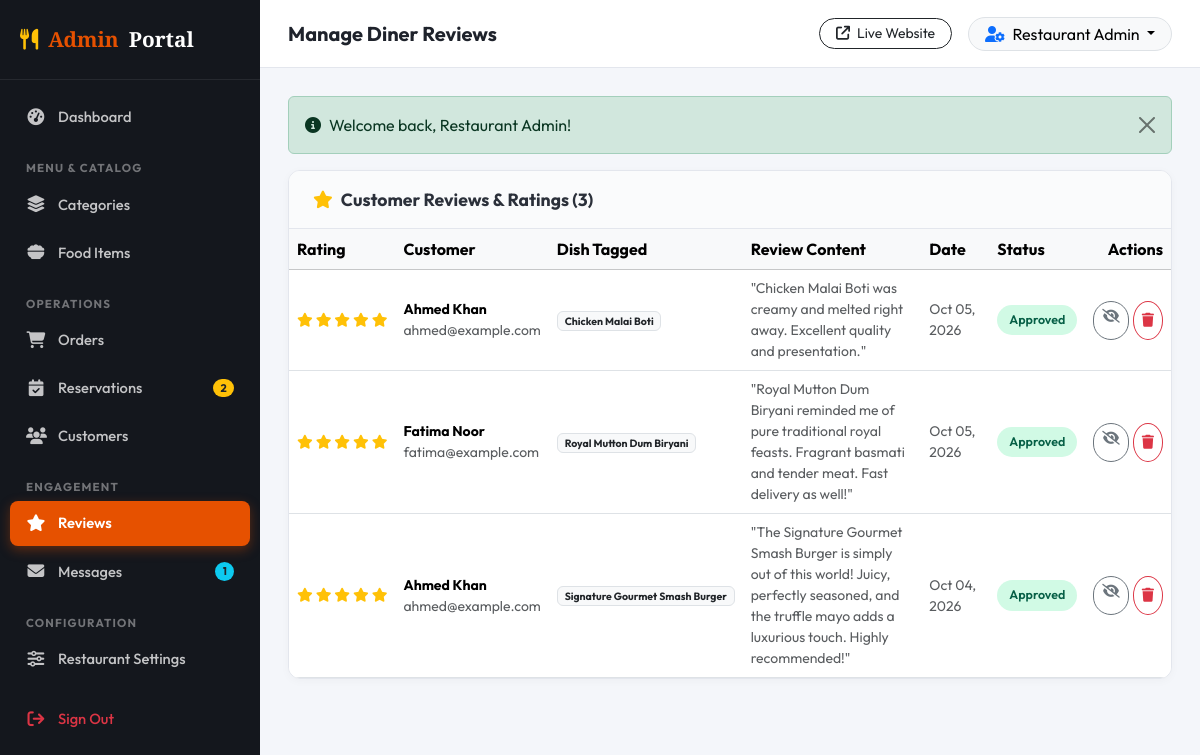
Screenshot of /admin/reviews.php (signed in) with the database file from the repository.
### tables this page shows
CREATE TABLE `reviews` (
  `id` int(11) NOT NULL,
  `user_id` int(11) NOT NULL,
  `food_id` int(11) DEFAULT NULL,
  `rating` int(11) NOT NULL DEFAULT 5,
  `review` text NOT NULL,
  `status` enum('pending','approved','hidden') NOT NULL DEFAULT 'approved',
  `created_at` timestamp NOT NULL DEFAULT current_timestamp()
);

CREATE TABLE `users` (
  `id` int(11) NOT NULL,
  `name` varchar(100) NOT NULL,
  `email` varchar(150) NOT NULL,
  `phone` varchar(30) DEFAULT NULL,
  `password` varchar(255) NOT NULL,
  `address` text DEFAULT NULL,
  `role` enum('customer','admin') NOT NULL DEFAULT 'customer',
  `status` enum('active','inactive') NOT NULL DEFAULT 'active',
  `created_at` timestamp NOT NULL DEFAULT current_timestamp()
);

CREATE TABLE `foods` (
  `id` int(11) NOT NULL,
  `category_id` int(11) NOT NULL,
  `name` varchar(150) NOT NULL,
  `description` text DEFAULT NULL,
  `ingredients` text DEFAULT NULL,
  `price` decimal(10,2) NOT NULL DEFAULT 0.00,
  `image` varchar(255) DEFAULT NULL,
  `rating` decimal(3,1) NOT NULL DEFAULT 4.5,
  `is_featured` tinyint(1) NOT NULL DEFAULT 0,
  `is_popular` tinyint(1) NOT NULL DEFAULT 0,
  `is_special` tinyint(1) NOT NULL DEFAULT 0,
  `status` enum('active','inactive') NOT NULL DEFAULT 'active',
  `created_at` timestamp NOT NULL DEFAULT current_timestamp()
);

### admin/reviews.php (the view, shortened to what this page needs)
<?php
require_once __DIR__ . '/../config/config.php';
require_once __DIR__ . '/../includes/admin_auth.php';
$reviews = $pdo->query("SELECT r.*, u.name AS user_name, u.email AS user_email, f.name AS food_name
                        FROM reviews r
                        JOIN users u ON r.user_id = u.id
                        LEFT JOIN foods f ON r.food_id = f.id
                        ORDER BY r.id DESC")->fetchAll();
include __DIR__ . '/header.php';
?>
<div class="admin-card">
  <div class="admin-card-header">
    <h6 class="admin-card-title"><i class="fa-solid fa-star text-warning me-2"></i>Customer Reviews &amp; Ratings (<?= count($reviews) ?>)</h6>
  </div>
  <div class="table-responsive">
    <table class="table align-middle mb-0">
      <thead class="table-light">
        <tr>
          <th>Rating</th>
          <th>Customer</th>
          <th>Dish Tagged</th>
          <th>Review Content</th>
          <th>Date</th>
          <th>Status</th>
          <th class="text-end">Actions</th>
        </tr>
      </thead>
      <tbody>
        <?php if (!empty($reviews)): ?>
          <?php foreach ($reviews as $rev): ?>
            <tr>
              <td>
                <div class="text-warning small text-nowrap">
                  <?php for ($s = 1; $s <= 5; $s++): ?>
                    <i class="fa-<?= ($s <= $rev['rating']) ? 'solid' : 'regular' ?> fa-star"></i>
                  <?php endfor; ?>
                </div>
              </td>
              <td>
                <div class="fw-bold small"><?= htmlspecialchars($rev['user_name']) ?></div>
                <div class="small text-muted"><?= htmlspecialchars($rev['user_email']) ?></div>
              </td>
              <td class="small">
                <?= !empty($rev['food_name']) ? '<span class="badge bg-light text-dark border">' . htmlspecialchars($rev['food_name']) . '</span>' : '<span class="text-muted">General</span>' ?>
              </td>
              <td class="small text-muted" style="max-width: 300px;">
                "<?= htmlspecialchars($rev['review']) ?>"
              </td>
              <td class="small text-muted"><?= date('M d, Y', strtotime($rev['created_at'])) ?></td>
              <td>
                <span class="badge-status <?= ($rev['status'] === 'approved') ? 'badge-delivered' : (($rev['status'] === 'hidden') ? 'badge-inactive' : 'badge-pending') ?>">
                  <?= $rev['status'] ?>
                </span>
              </td>
              <td class="text-end">
                <div class="d-flex justify-content-end gap-1">
                  <?php if ($rev['status'] !== 'hidden'): ?>
                    <a href="<?= BASE_URL ?>admin/reviews.php?action=hide&id=<?= $rev['id'] ?>" class="btn btn-sm btn-outline-secondary rounded-pill px-2 py-1" title="Hide">
                      <i class="fa-solid fa-eye-slash"></i>
                    </a>
                  <?php endif; ?>
                  <a href="<?= BASE_URL ?>admin/reviews.php?action=delete&id=<?= $rev['id'] ?>" class="btn btn-sm btn-outline-danger rounded-circle p-2" title="Delete" onclick="return confirm('Delete review?');">
                    <i class="fa-solid fa-trash"></i>
                  </a>
                </div>
              </td>
            </tr>
          <?php endforeach; ?>
        <?php else: ?>
          <tr><td colspan="7" class="text-center py-4 text-muted">No reviews submitted yet.</td></tr>
        <?php endif; ?>
      </tbody>
    </table>
  </div>
</div>
<?php include __DIR__ . '/footer.php'; ?>

### assets/css/admin.css (style rules this page uses)
:root { --admin-sidebar-bg: #14171d; --admin-sidebar-hover: #1e222b; --admin-sidebar-active: #e65100; --admin-topbar-bg: #ffffff; --admin-body-bg: #f4f6fa; --admin-card-bg: #ffffff; --admin-border: #e3e6ed; --admin-text-main: #2b303a; --admin-text-muted: #798291; --admin-primary: #e65100; --admin-success: #10b981; --admin-warning: #f59e0b; --admin-danger: #ef4444; --admin-info: #3b82f6; --admin-radius: 12px; }
body.admin-body { font-family: 'Outfit', sans-serif; background-color: var(--admin-body-bg); color: var(--admin-text-main); margin: 0; padding: 0; display: flex; min-height: 100vh; }
.admin-card { background: #fff; border-radius: var(--admin-radius); border: 1px solid var(--admin-border); box-shadow: 0 2px 10px rgba(0,0,0,0.03); margin-bottom: 24px; overflow: hidden; }
.admin-card-header { padding: 18px 24px; border-bottom: 1px solid var(--admin-border); display: flex; align-items: center; justify-content: space-between; background-color: #fafbfc; }
.admin-card-title { font-size: 1.1rem; font-weight: 700; margin: 0; }
.badge-status { padding: 6px 12px; font-size: 0.78rem; font-weight: 600; border-radius: 20px; text-transform: capitalize; display: inline-block; }
.badge-delivered { background-color: #d1fae5; color: #065f46; }

### rows the page displays
reviews: rating 5 (drawn), user.name "Ahmed Khan", user.email "ahmed@example.com", food.name "Chicken Malai Boti", review "Chicken Malai Boti was creamy and melted right away. Excellent quality and presentation.", created_at "Oct 05, 2026", status "Approved"
reviews: rating 5 (drawn), user.name "Fatima Noor", user.email "fatima@example.com", food.name "Royal Mutton Dum Biryani", review "Royal Mutton Dum Biryani reminded me of pure traditional royal feasts. Fragrant basmati and tender meat. Fast delivery as well!", created_at "Oct 05, 2026", status "Approved"
reviews: rating 5 (drawn), user.name "Ahmed Khan", user.email "ahmed@example.com", food.name "Signature Gourmet Smash Burger", review "The Signature Gourmet Smash Burger is simply out of this world! Juicy, perfectly seasoned, and the truffle mayo adds a luxurious touch. Highly recommended!", created_at "Oct 04, 2026", status "Approved"

### other values shown
$pendingReservationsCount "2"
$unreadMessagesCount "1"
$pageTitle "Manage Diner Reviews"
$_SESSION['user']['name'] "Restaurant Admin"
$flash['message'] "Welcome back, Restaurant Admin!"
count($reviews) "3"
